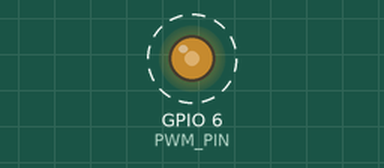
A program run on a simulated ESP32-S3. Parts: output pins drawn as LEDs (lit = HIGH). Dashed ring = blinking.

Above: at 2.05 s.
Timing chart, 0 to 6.6 s (numbered marks = the images above):
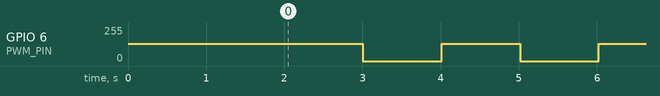

The program:

main.cpp
```cpp
#include <Arduino.h>

#define PWM_PIN      6
#define BUZZER_FREQ  4000  // 4kHz 鸣叫频率
#define PWM_RES      8

int channel = 0;

void setup() {
  ledcSetup(channel, BUZZER_FREQ, PWM_RES);
  ledcAttachPin(PWM_PIN, channel);

  // 发出声音 2 秒
  ledcWrite(channel, 128);  // 50% 占空比
  delay(2000);
  // ledcWrite(channel, 0);    // 关闭
}

void loop() {
  static unsigned long lastToggle = 0;
  static bool buzzerOn = false;
  const unsigned long intervalMs = 1000;

  if (millis() - lastToggle >= intervalMs) {
    lastToggle = millis();
    buzzerOn = !buzzerOn;
    ledcWrite(channel, buzzerOn ? 128 : 0);
  }

  delay(10);
}
```

Measured:
- by itself, GPIO 6 (PWM_PIN): alternates 128/255 for 1.0 s and 0/255 for 1.0 s
